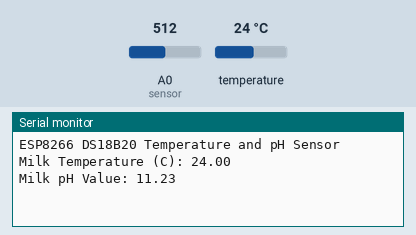
Simulated run of this sketch. Board: Arduino Uno, built with avr-gcc and run on an emulated ATmega328P. Shown: the last lines printed to the serial monitor. The inputs (shaded band) are chosen by the test bench; at power-on: temperature 24 °C, A0 (sensor) = 512.

Above: at 1.6 s.
1.7 s: temperature set to 12 °C
3.2 s: A0 (sensor) set to 716
At 3.9 s:
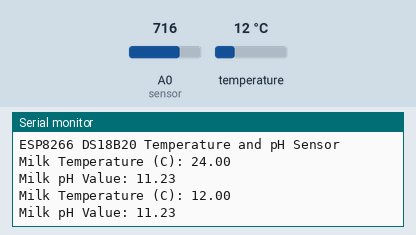
4.7 s: temperature set to 19 °C
At 6.0 s:
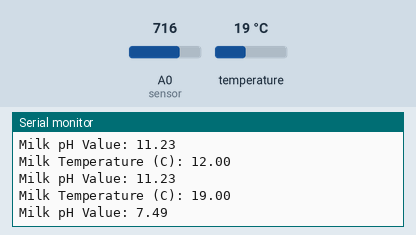
6.2 s: A0 (sensor) set to 900
At 8.2 s:
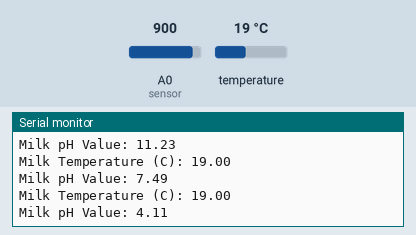
Timing chart, 0 to 8.7 s (numbered marks = the images above; inputs shaded):
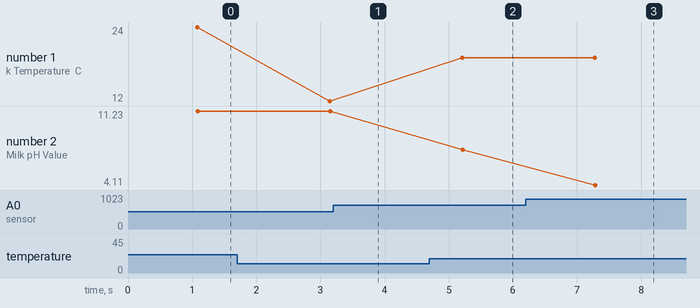

Measured:
- after the input at 4.7 s, the serial monitor: prints a new line after 0.51 s (image 2)
- after the input at 6.2 s, the serial monitor: prints a new line after 1.1 s (image 3)
- plotted number 1: 24 → 12 after the input at 1.7 s, 12 → 19 after the input at 4.7 s
- plotted number 2: 7.49 → 4.11 after the input at 6.2 s

The sketch:

Temprature_PH.ino
```cpp
#include <OneWire.h>
#include <DallasTemperature.h>
#include <Wire.h>

// DS18B20 Setup
#define ONE_WIRE_BUS 2 // Data wire is connected to GPIO2 (D4 on most ESP8266 boards)
OneWire oneWire(ONE_WIRE_BUS); // Setup oneWire instance
DallasTemperature sensors(&oneWire); // Pass oneWire reference to DallasTemperature

// pH Sensor Setup
float calibration_value = 21.34 - 0.7; // Calibration value for the pH sensor
int phval = 0;
unsigned long int avgval;
int buffer_arr[10], temp;
float ph_act;
float voltage;

void setup() {
  // Initialize serial communication
  Serial.begin(115200);
  Serial.println("ESP8266 DS18B20 Temperature and pH Sensor");

  // Initialize sensors
  sensors.begin();
  Wire.begin();
}

void loop() {
  // Measure temperature
  sensors.requestTemperatures(); // Request temperature readings
  float temperature = sensors.getTempCByIndex(0); // Get temperature in Celsius7

  // Measure pH
  for (int i = 0; i < 10; i++) {
    buffer_arr[i] = analogRead(A0); // Read analog input from pH sensor
    delay(30);
  }

  // Sort buffer array
  for (int i = 0; i < 9; i++) {
    for (int j = i + 1; j < 10; j++) {
      if (buffer_arr[i] > buffer_arr[j]) {
        temp = buffer_arr[i];
        buffer_arr[i] = buffer_arr[j];
        buffer_arr[j] = temp;
      }
    }
  }

  // Calculate average of the middle 6 values
  avgval = 0;
  for (int i = 2; i < 8; i++)
    avgval += buffer_arr[i];

  voltage = (float)avgval * 3.3 / 1024 / 6;
  ph_act = -5.70 * voltage + calibration_value;

  // Display results
  Serial.print("Milk Temperature (C): ");
  Serial.println(temperature);

  // Serial.print("Voltage (V): ");
  // Serial.println(voltage, 3); // Display voltage with 3 decimal places

  Serial.print("Milk pH Value: ");
  Serial.println(ph_act);

  delay(1000); // Wait for 1 second before next reading
}
```
